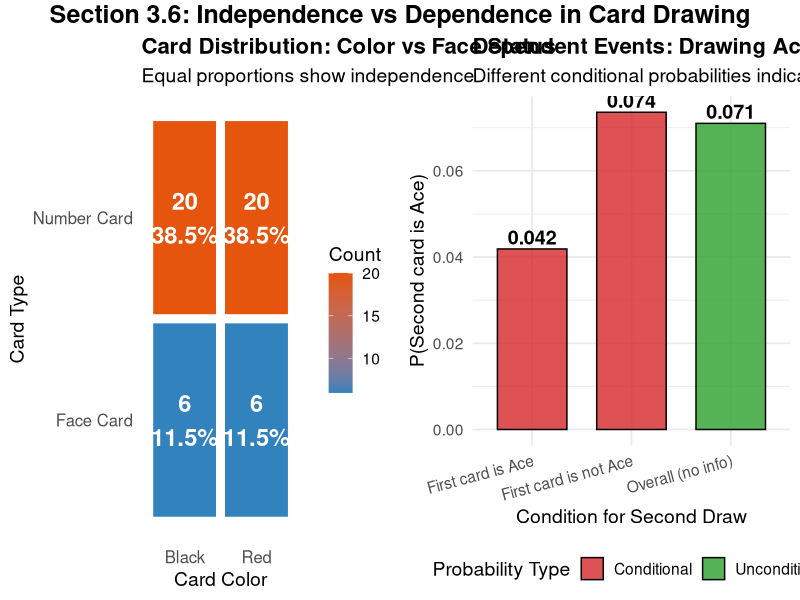

Write the R code that produced this figure.
#!/usr/bin/env Rscript
# independence_visualization.R
# Section 3.6: Independence and Card Drawing Visualizations
# Compatible with R CLI on Linux terminal

# Check and install required packages
required_packages <- c("ggplot2", "dplyr", "scales", "gridExtra", "grid")
for (pkg in required_packages) {
  if (!require(pkg, character.only = TRUE, quietly = TRUE)) {
    cat(sprintf("Installing package: %s\n", pkg))
    install.packages(pkg, repos = "https://cran.r-project.org/")
    library(pkg, character.only = TRUE)
  }
}

# Clear workspace
rm(list = ls(all = TRUE))

cat("=== SECTION 3.6 INDEPENDENCE VISUALIZATION ===\n")
cat("Starting analysis...\n\n")

# ---- 1. Card Deck Setup ----
create_deck <- function() {
  suits <- c("Hearts", "Diamonds", "Clubs", "Spades")
  ranks <- c("A", "2", "3", "4", "5", "6", "7", "8", "9", "10", "J", "Q", "K")
  
  deck <- expand.grid(Rank = ranks, Suit = suits, stringsAsFactors = FALSE)
  deck$Color <- ifelse(deck$Suit %in% c("Hearts", "Diamonds"), "Red", "Black")
  deck$IsFace <- deck$Rank %in% c("J", "Q", "K")
  deck$IsRed <- deck$Color == "Red"
  
  return(deck)
}

# ---- 2. Theoretical Probability Calculations ----
deck <- create_deck()

# Calculate theoretical probabilities
P_Red <- sum(deck$IsRed) / nrow(deck)           # P(A) = 26/52 = 0.5
P_Face <- sum(deck$IsFace) / nrow(deck)         # P(B) = 12/52 = 0.2308
P_RedAndFace <- sum(deck$IsRed & deck$IsFace) / nrow(deck)  # P(A∩B) = 6/52 = 0.1154

# Test for independence
P_Red_times_P_Face <- P_Red * P_Face
independence_test <- abs(P_RedAndFace - P_Red_times_P_Face) < 0.0001

cat("=== THEORETICAL CALCULATIONS ===\n")
cat(sprintf("P(Red) = %.4f (26/52)\n", P_Red))
cat(sprintf("P(Face) = %.4f (12/52)\n", P_Face))
cat(sprintf("P(Red ∩ Face) = %.4f (6/52)\n", P_RedAndFace))
cat(sprintf("P(Red) × P(Face) = %.4f\n", P_Red_times_P_Face))
cat(sprintf("Independence test: %s\n", ifelse(independence_test, "INDEPENDENT ✓", "DEPENDENT ✗")))
cat(sprintf("Difference: %.6f\n\n", abs(P_RedAndFace - P_Red_times_P_Face)))

# ---- 3. Simulation Function ----
simulate_card_independence <- function(n_simulations = 10000) {
  cat(sprintf("Running %d simulations...\n", n_simulations))
  
  results <- data.frame(
    simulation = 1:n_simulations,
    is_red = logical(n_simulations),
    is_face = logical(n_simulations),
    is_both = logical(n_simulations)
  )
  
  # Progress indicator for large simulations
  progress_points <- seq(1000, n_simulations, by = 1000)
  
  for (i in 1:n_simulations) {
    # Draw one random card
    card_index <- sample(1:52, 1)
    card <- deck[card_index, ]
    
    results$is_red[i] <- card$IsRed
    results$is_face[i] <- card$IsFace
    results$is_both[i] <- card$IsRed & card$IsFace
    
    # Show progress
    if (i %in% progress_points) {
      cat(sprintf("  Completed %d simulations\n", i))
    }
  }
  
  return(results)
}

# ---- 4. Run Simulation ----
set.seed(253)  # For reproducible results
sim_results <- simulate_card_independence(10000)

# Calculate simulated probabilities
sim_P_Red <- mean(sim_results$is_red)
sim_P_Face <- mean(sim_results$is_face)
sim_P_Both <- mean(sim_results$is_both)
sim_P_Red_times_P_Face <- sim_P_Red * sim_P_Face

cat("\n=== SIMULATION RESULTS (n=10,000) ===\n")
cat(sprintf("Simulated P(Red) = %.4f\n", sim_P_Red))
cat(sprintf("Simulated P(Face) = %.4f\n", sim_P_Face))
cat(sprintf("Simulated P(Red ∩ Face) = %.4f\n", sim_P_Both))
cat(sprintf("Simulated P(Red) × P(Face) = %.4f\n", sim_P_Red_times_P_Face))
cat(sprintf("Simulation difference: %.6f\n\n", abs(sim_P_Both - sim_P_Red_times_P_Face)))

# ---- 5. Create Convergence Plot ----
cat("Creating convergence plot...\n")

# Show how probabilities converge to theoretical values
convergence_data <- data.frame(
  n = 1:nrow(sim_results),
  cumulative_red = cumsum(sim_results$is_red) / (1:nrow(sim_results)),
  cumulative_face = cumsum(sim_results$is_face) / (1:nrow(sim_results)),
  cumulative_both = cumsum(sim_results$is_both) / (1:nrow(sim_results))
)

convergence_data$product_estimate <- convergence_data$cumulative_red * convergence_data$cumulative_face

# Plot convergence
p1 <- ggplot(convergence_data, aes(x = n)) +
  geom_line(aes(y = cumulative_both, color = "Observed P(Red ∩ Face)"), linewidth = 1.2) +
  geom_line(aes(y = product_estimate, color = "P(Red) × P(Face)"), linewidth = 1.2) +
  geom_hline(yintercept = P_RedAndFace, linetype = "dashed", color = "#E31A1C", alpha = 0.8) +
  geom_hline(yintercept = P_Red_times_P_Face, linetype = "dashed", color = "#1F78B4", alpha = 0.8) +
  scale_color_manual(values = c("Observed P(Red ∩ Face)" = "#E31A1C", 
                                "P(Red) × P(Face)" = "#1F78B4")) +
  labs(
    title = "Convergence to Independence: Card Color and Face Status",
    subtitle = "Simulation demonstrates P(A ∩ B) = P(A) × P(B) for independent events",
    x = "Number of Simulations",
    y = "Probability",
    color = "Estimate"
  ) +
  theme_minimal(base_size = 14) +
  theme(
    legend.position = "bottom",
    plot.title = element_text(size = 16, face = "bold"),
    plot.subtitle = element_text(size = 12)
  )

# ---- 6. Create Contingency Table Visualization ----
cat("Creating contingency table visualization...\n")

# Visual representation of the 2x2 table
contingency_data <- deck %>%
  group_by(IsRed, IsFace) %>%
  summarise(count = n(), .groups = 'drop') %>%
  mutate(
    Color_Label = ifelse(IsRed, "Red", "Black"),
    Face_Label = ifelse(IsFace, "Face Card", "Number Card"),
    probability = count / 52,
    percentage = round(probability * 100, 1)
  )

p2 <- ggplot(contingency_data, aes(x = Color_Label, y = Face_Label)) +
  geom_tile(aes(fill = count), color = "white", linewidth = 3) +
  geom_text(aes(label = paste0(count, "\n(", percentage, "%)")), 
            color = "white", size = 6, fontface = "bold") +
  scale_fill_gradient(low = "#3182bd", high = "#e6550d", name = "Count") +
  labs(
    title = "Card Distribution: Color vs Face Status",
    subtitle = "Equal proportions show independence",
    x = "Card Color",
    y = "Card Type"
  ) +
  theme_minimal(base_size = 14) +
  theme(
    panel.grid = element_blank(),
    legend.position = "right",
    plot.title = element_text(size = 16, face = "bold"),
    axis.text = element_text(size = 12)
  )

# ---- 7. Create Independence vs Dependence Comparison ----
cat("Creating dependence comparison...\n")

# Simulate dependent case: drawing two cards without replacement
simulate_dependent <- function(n_simulations = 5000) {
  results <- data.frame(
    first_ace = logical(n_simulations),
    second_ace = logical(n_simulations)
  )
  
  for (i in 1:n_simulations) {
    # Draw two cards without replacement
    drawn_cards <- sample(1:52, 2, replace = FALSE)
    first_card <- deck[drawn_cards[1], ]
    second_card <- deck[drawn_cards[2], ]
    
    results$first_ace[i] <- first_card$Rank == "A"
    results$second_ace[i] <- second_card$Rank == "A"
  }
  
  return(results)
}

# Run dependent simulation
dependent_results <- simulate_dependent(5000)

# Calculate conditional probabilities
P_second_ace_given_first_ace <- mean(dependent_results$second_ace[dependent_results$first_ace])
P_second_ace_given_first_not_ace <- mean(dependent_results$second_ace[!dependent_results$first_ace])
P_second_ace_overall <- mean(dependent_results$second_ace)

# Create comparison data
comparison_data <- data.frame(
  scenario = c("First card is Ace", "First card is not Ace", "Overall (no info)"),
  probability = c(P_second_ace_given_first_ace, P_second_ace_given_first_not_ace, P_second_ace_overall),
  type = c("Conditional", "Conditional", "Unconditional")
)

p3 <- ggplot(comparison_data, aes(x = scenario, y = probability, fill = type)) +
  geom_col(alpha = 0.8, color = "black", width = 0.7) +
  geom_text(aes(label = sprintf("%.3f", probability)), 
            vjust = -0.3, size = 5, fontface = "bold") +
  scale_fill_manual(values = c("Conditional" = "#d62728", "Unconditional" = "#2ca02c")) +
  labs(
    title = "Dependent Events: Drawing Aces Without Replacement",
    subtitle = "Different conditional probabilities indicate dependence",
    x = "Condition for Second Draw",
    y = "P(Second card is Ace)",
    fill = "Probability Type"
  ) +
  theme_minimal(base_size = 14) +
  theme(
    axis.text.x = element_text(angle = 15, hjust = 1),
    legend.position = "bottom",
    plot.title = element_text(size = 16, face = "bold")
  )

# ---- 8. Save All Plots ----
cat("Saving plots...\n")

# Save individual plots
ggsave("independence_convergence.png", p1, width = 12, height = 8, dpi = 300)
ggsave("independence_contingency_table.png", p2, width = 10, height = 8, dpi = 300)
ggsave("dependence_comparison.png", p3, width = 12, height = 8, dpi = 300)

# Create combined plot
combined_plot <- grid.arrange(p2, p3, ncol = 2, 
                             top = textGrob("Section 3.6: Independence vs Dependence in Card Drawing", 
                                          gp = gpar(fontsize = 18, fontface = "bold")))
ggsave("independence_combined_analysis.png", combined_plot, width = 20, height = 10, dpi = 300)

# ---- 9. Summary Statistics Output ----
cat("\n=== FINAL SUMMARY FOR SECTION 3.6 ===\n")
cat("INDEPENDENT EVENTS (Color vs Face Status):\n")
cat(sprintf("• Theoretical P(Red ∩ Face) = %.4f (6/52)\n", P_RedAndFace))
cat(sprintf("• Theoretical P(Red) × P(Face) = %.4f\n", P_Red_times_P_Face))
cat(sprintf("• Simulation difference = %.6f\n", abs(sim_P_Both - sim_P_Red_times_P_Face)))
cat("• Conclusion: Events are INDEPENDENT ✓\n\n")

cat("DEPENDENT EVENTS (Drawing without replacement):\n")
cat(sprintf("• P(2nd Ace | 1st Ace) = %.4f\n", P_second_ace_given_first_ace))
cat(sprintf("• P(2nd Ace | 1st not Ace) = %.4f\n", P_second_ace_given_first_not_ace))
cat(sprintf("• Difference = %.4f (shows dependence)\n", 
    abs(P_second_ace_given_first_ace - P_second_ace_given_first_not_ace)))
cat("• Conclusion: Events are DEPENDENT ✗\n\n")

cat("=== FILES CREATED ===\n")
cat("• independence_convergence.png\n")
cat("• independence_contingency_table.png\n")
cat("• dependence_comparison.png\n")
cat("• independence_combined_analysis.png\n")
cat("\n✓ Script completed successfully!\n")
cat("  Run from: blackboard-content/R-content/chap3/section-3-6-independence/\n")